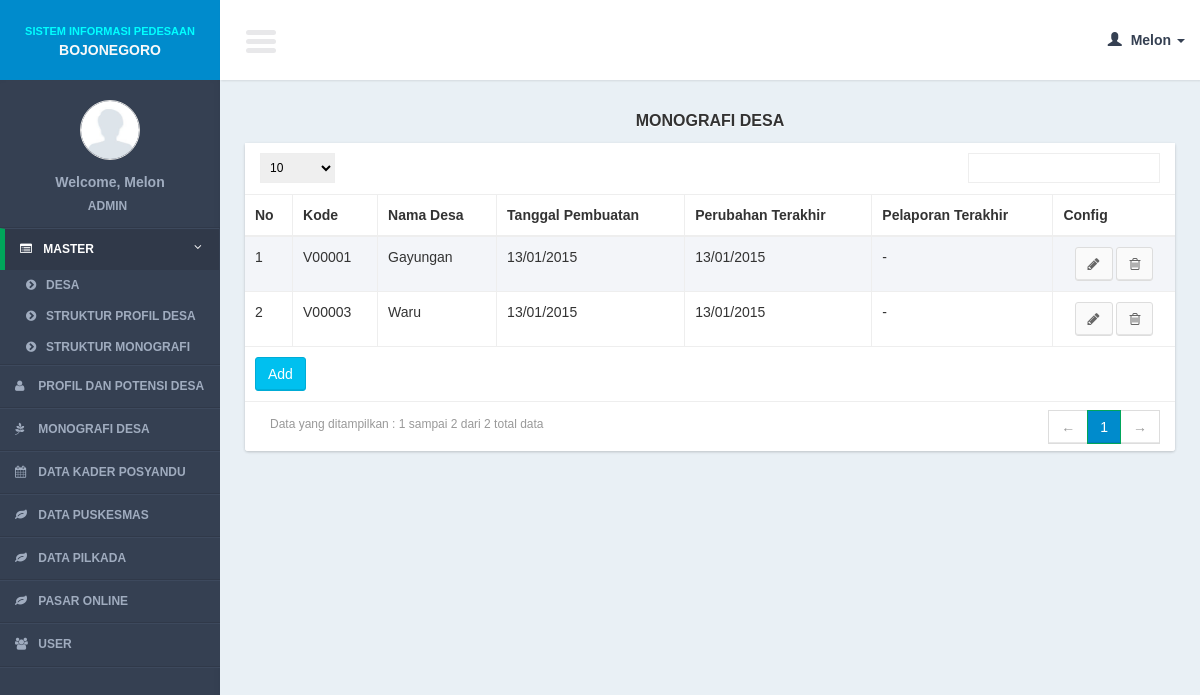
The app's page /controllers/village_monograph.php (signed in) with its own data.
### tables this page shows
CREATE TABLE IF NOT EXISTS `village_monographs` (
`village_monograph_id` int(11) NOT NULL,
  `village_id` int(11) NOT NULL,
  `village_monograph_created_date` date NOT NULL,
  `village_monograph_updated_date` date NOT NULL,
  `village_monograph_reported_date` date NOT NULL
);

CREATE TABLE IF NOT EXISTS `villages` (
`village_id` int(11) NOT NULL,
  `village_code` varchar(100) NOT NULL,
  `village_name` varchar(100) NOT NULL,
  `village_description` text NOT NULL
);

### models/village_monograph_model.php (called while the page is built, shortened)
<?php
function select(){
	$query = mysql_query("SELECT a.*, b.village_code, b.village_name from village_monographs a
						JOIN villages b on b.village_id = a.village_id
						ORDER BY village_monograph_id ASC");
	return $query;
}
?>

### lib/function.php (called while the page is built, shortened)
<?php
function get_header($title = ""){
	include '../views/layout/header.php';
}
function get_footer(){
	include '../views/layout/footer.php';
}
function format_date($date){
	if($date == "0000-00-00"){
		return "-";
	}else{
		$date = explode("-", $date);
		$new_date = $date[2]."/".$date[1]."/".$date[0];
		return $new_date;
	}
}
	?>

### views/village_monograph/list.php (the view, shortened to what this page needs)
     <section class="content">
         <div class="row">
             <div class="col-xs-12">
                  <div class="title_page"> <?= $title ?></div>
                 <div class="box">
                     <div class="box-body2 table-responsive">
                         <table id="example_no_order_by" class="table table-bordered table-striped">
                             <thead>
                                 <tr>
                                     <th>No</th>
                                     <th>Kode</th>
                                     <th>Nama Desa</th>
                                     <th>Tanggal Pembuatan</th>
                                     <th>Perubahan Terakhir</th>
                                     <th>Pelaporan Terakhir</th>
                                     <th>Config</th>
                                 </tr>
                             </thead>
                             <tbody>
                                 <?php
                                $no = 1;
                                 while($row = mysql_fetch_array($query)){
                                 ?>
                                 <tr>
                                   <td><?= $no?></td>
                                   <td><?= $row['village_code']?></td>
                                   <td><?= $row['village_name']?></td>
                                   <td><?= format_date($row['village_monograph_created_date']) ?></td>
                                   <td><?= format_date($row['village_monograph_updated_date'])?></td>
                                   <td><?= format_date($row['village_monograph_reported_date'])?></td>
                                   <td style="text-align:center;">
                                         <a href="village_monograph.php?page=form&id=<?= $row['village_monograph_id']?>" class="btn btn-default" ><i class="fa fa-pencil"></i></a>
                                         <a href="javascript:void(0)" onclick="confirm_delete(<?= $row['village_monograph_id']; ?>,'village_monograph.php?page=delete&id=')" class="btn btn-default" ><i class="fa fa-trash-o"></i></a>
                                     </td>
                                 </tr>
                                 <?php
$no++;
                                 }
                                 ?>
                             </tbody>
                               <tfoot>
                                 <tr>
                                     <td colspan="10"><a href="<?= $add_button ?>" class="btn btn-info " >Add</a></td>
                                 </tr>
                             </tfoot>
                         </table>
                     </div>
                 </div>
             </div>
         </div>
     </section>

### css/AdminLTE.css (style rules this page uses)
html { font-family: 'Source Sans Pro', sans-serif; -webkit-font-smoothing: antialiased; min-height: 100%; background: #E9F0F5; }
body { font-family: 'Source Sans Pro', sans-serif; -webkit-font-smoothing: antialiased; min-height: 100%; background: #E9F0F5; }
a { color: #3c8dbc; }
.content { padding: 30px 10px; }
.table-striped > tbody > tr:nth-child(odd), .table-striped > tbody > tr:nth-child(odd) { background:#F3F5F9; }
.box { position: relative; margin-bottom: 20px; -webkit-border-radius: 3px; -moz-border-radius: 3px; border-radius: 3px !important; width: 100%; background:#fff; box-shadow: 0 1px 3px rgba(0, 0, 0, 0.1); }
.box .box-body2 { background:#fff; -webkit-border-top-left-radius: 0; -webkit-border-top-right-radius: 0; -webkit-border-bottom-right-radius: 3px; -webkit-border-bottom-left-radius: 3px; -moz-border-radius-topleft: 0; -moz-border-radius-topright: 0; -moz-border-radius-bottomright: 3px; -moz-border-radius-bottomleft: 3px; border-top-left-radius: 0; border-top-right-radius: 0; border-bottom-right-radius: 3px; border-bottom-left-radius: 3px; box-shadow: 0 1px 3px rgba(0, 0, 0, 0.1); }
.btn { font-weight: 500; -webkit-border-radius: 3px; -moz-border-radius: 3px; border-radius: 3px; border: 1px solid transparent; -webkit-box-shadow: inset 0px -2px 0px 0px rgba(0, 0, 0, 0.09); -moz-box-shadow: inset 0px -2px 0px 0px rgba(0, 0, 0, 0.09); box-shadow: inset 0px -1px 0px 0px rgba(0, 0, 0, 0.09); }
.btn.btn-default { background-color: #fafafa; color: #666; border-color: #ddd; border-bottom-color: #ddd; }
.btn.btn-info { background-color: #00c0ef; border-color: #00acd6; }
.title_page { font-size:medium; text-align:center; font-weight:bold; margin-bottom:10px; text-shadow: 0 1px 1px #ffffff; text-transform:uppercase; }

### records on screen
village_monographs: village.village_code "V00001", village.village_name "Gayungan", village_monograph_created_date "13/01/2015", village_monograph_updated_date "13/01/2015", village_monograph_reported_date "-"
village_monographs: village.village_code "V00003", village.village_name "Waru", village_monograph_created_date "13/01/2015", village_monograph_updated_date "13/01/2015", village_monograph_reported_date "-"

### other values on screen
$user_data[0] "Melon"
$user_data[1] "ADMIN"
$title "MONOGRAFI DESA"
